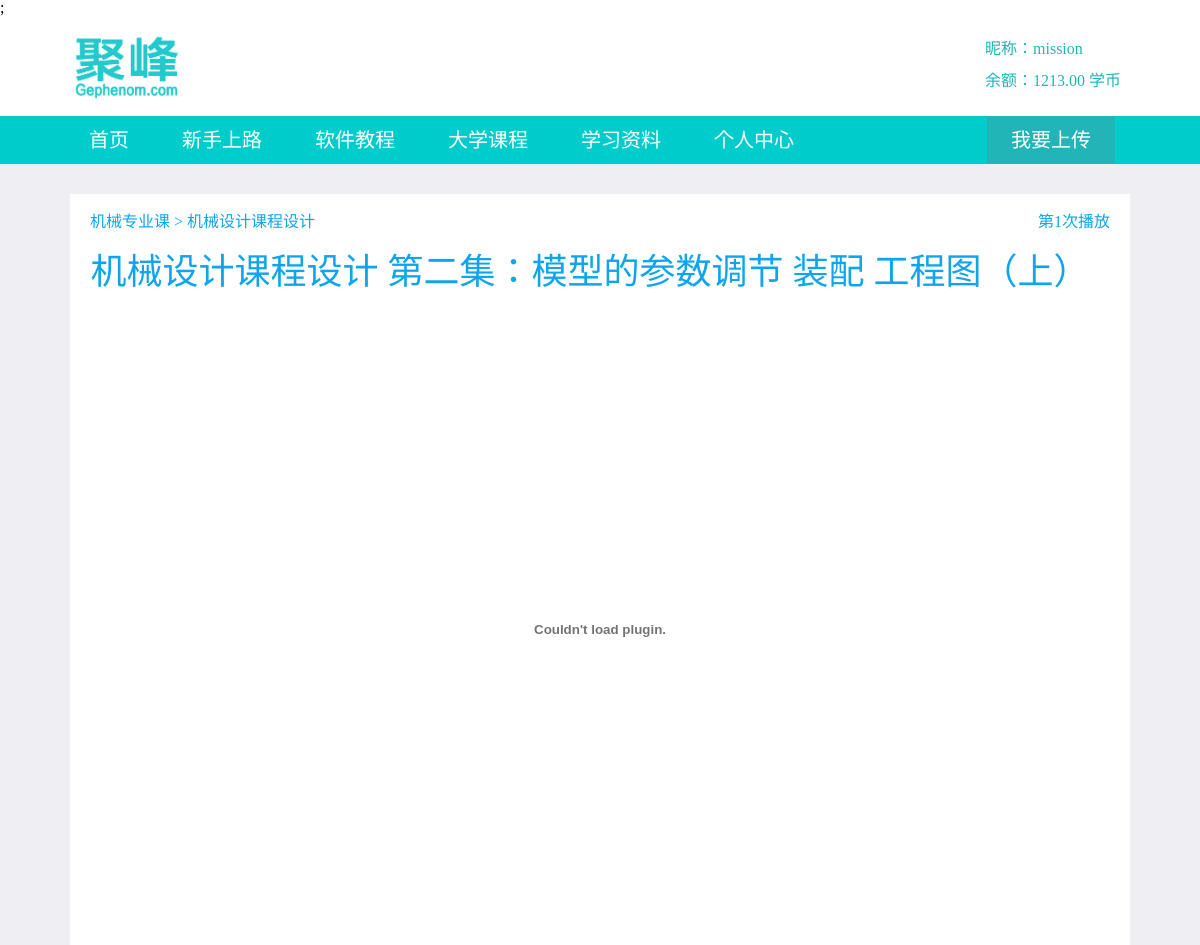
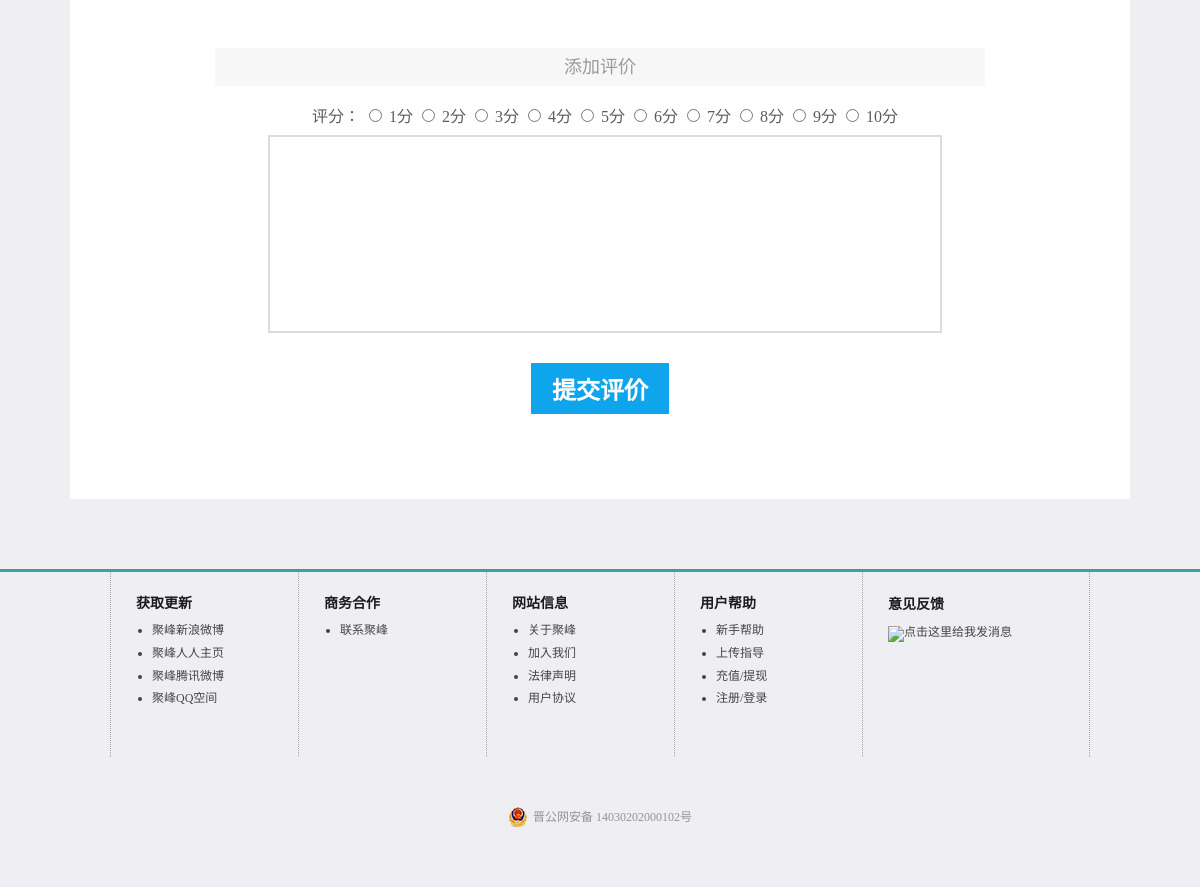
The app's page /examination/display.php?id=10 (signed in) with its own data (2 pictures, top to bottom).
### tables this page shows
CREATE TABLE IF NOT EXISTS `examination_category0` (
  `id` int(11) unsigned NOT NULL AUTO_INCREMENT,
  `class0` varchar(15) NOT NULL,
  PRIMARY KEY (`id`)
);

CREATE TABLE IF NOT EXISTS `examination_category1` (
  `id` int(10) unsigned NOT NULL AUTO_INCREMENT,
  `class0_id` int(11) NOT NULL,
  `class1` varchar(30) NOT NULL,
  PRIMARY KEY (`id`)
);

CREATE TABLE IF NOT EXISTS `examination` (
  `id` int(10) unsigned NOT NULL AUTO_INCREMENT,
  `user_id` int(10) unsigned NOT NULL,
  `category` int(11) NOT NULL DEFAULT '0',
  `heading` varchar(50) NOT NULL,
  `video` varchar(70) NOT NULL,
  `youku_id` varchar(20) NOT NULL DEFAULT '0',
  `title_picture` int(11) unsigned NOT NULL DEFAULT '11',
  `school` varchar(64) NOT NULL,
  `subject` varchar(64) NOT NULL,
  `price` decimal(5,2) NOT NULL,
  `attachment` varchar(65) NOT NULL,
  `summary` varchar(630) NOT NULL,
  `series_id` int(11) NOT NULL,
  `date` timestamp NOT NULL DEFAULT CURRENT_TIMESTAMP,
  `pass` int(11) NOT NULL DEFAULT '0',
  `upload_picture1` varchar(70) NOT NULL DEFAULT '0',
  `upload_picture2` varchar(70) NOT NULL DEFAULT '0',
  `upload_picture3` varchar(70) NOT NULL DEFAULT '0',
  `upload_picture4` varchar(70) NOT NULL DEFAULT '0',
  `upload_picture5` varchar(70) NOT NULL DEFAULT '0',
  PRIMARY KEY (`id`)
);

### examination/display.php (the view, shortened to what this page needs)
<?php
require_once("../repeat_code/head.php");
?>
<?php
if(isset($_GET['id'])){$id=$_GET['id'];}else{exit;}
$query="SELECT * FROM examination WHERE id='$id' LIMIT 1";
$result=mysqli_query($dbc,$query) or die('出错');
$row=mysqli_fetch_array($result);
if($row['price']!=0)
{require_once("../repeat_code/member.php");
$query0="SELECT * FROM buy_examination WHERE examination_id='$id' AND user_id='$_SESSION[session_user_id]' AND times<'10' LIMIT 1";
$result0=mysqli_query($dbc,$query0) or die('出错');
$buyornot=mysqli_num_rows($result0);
$row0=mysqli_fetch_array($result0);
if($buyornot==0){if($_SESSION['session_money']<$row['price']){echo '<script type="text/javascript">alert("余额不足，请充值");window.location.href="/personal_index/personal_index.php";</script>';exit;}else{
      $query4="insert into buy_examination (user_id,examination_id) values ('$_SESSION[session_user_id]','$id')";
      $result4 = mysqli_query($dbc,$query4) or die('插入数据库错误');
	  $balance1=$_SESSION['session_money']-$row['price'];
	  $query6="SELECT * FROM user WHERE id='$row[user_id]' LIMIT 1";
      $result6=mysqli_query($dbc,$query6) or die('出错');
      $row6=mysqli_fetch_array($result6);
	  $balance2=$row6['money']+$row['price']/2;
	  $query5="UPDATE user SET money='$balance1' WHERE id='$_SESSION[session_user_id]' LIMIT 1";
      $result5=mysqli_query($dbc,$query5) or die('错误1');
	  $query7="UPDATE user SET money='$balance2' WHERE id='$row[user_id]' LIMIT 1";
      $result7=mysqli_query($dbc,$query7) or die('错误2');
	  $query_trade1="insert into trade (user_id,how_much,trade_no,balance,type) values ('$_SESSION[session_user_id]','$row[price]','$id','$balance1','6')";
      $result_trade1=mysqli_query($dbc,$query_trade1) or die('错误1');
	  $how_much=$row['price']/2;
	  $query_trade2="insert into trade (user_id,how_much,trade_no,balance,type,buyer) values ('$row[user_id]','$how_much','$id','$balance2','5','$_SESSION[session_user_id]')";
      $result_trade2=mysqli_query($dbc,$query_trade2) or die('错误2');
	  $money_daru=sprintf("%.2f", $row['price']/2);
	  $xinxi='购买成功，您获得了十次学习机会，每次学习的时间为两小时，上传者'.$row6['nickname'].'赚到了'.$money_daru.'学币。';
	  ?>
	  <script type="text/javascript">alert("<?php echo $xinxi?>");</script>;
  <?Php
$address="$row6[email]";
$body ="尊敬的“".$row6['nickname']."”您好，用户“".$_SESSION['session_nickname']."”刚刚购买了您上传的”".$row['heading']."“，聚峰网已将".$money_daru."学币划入您的账户中，您可以登录个人中心查看。";
$mail = new PHPMailer();
$mail->IsSMTP();
$mail->CharSet='utf-8';
$mail->Host = "smtp.163.com";
$mail->SMTPAuth = true;
$mail->Username = 'gephenom@163.com';
$mail->Password = "ZhangZhi220807";
$mail->From = "gephenom@163.com";
$mail->FromName = '聚峰网';
$mail->AddAddress("$address","$row6[nickname]");
$mail->Subject ="交易反馈";
$mail->Body ="$body";
$mail->AltBody = "附加信息，可以省略";
if(!$mail->Send())
{
echo $ok= "邮件发送失败";
}else{$ok= "邮件发送成功";}
  }
	}}
	  ?>
	  <?Php
$query1="SELECT * FROM buy_examination WHERE examination_id='$id' AND user_id='$_SESSION[session_user_id]' AND times<='10' LIMIT 1";
$result1=mysqli_query($dbc,$query1) or die('出错');
$row1=mysqli_fetch_array($result1);
$category_id=$row['category'];
$query2="SELECT * FROM examination_category1 WHERE id='$category_id' LIMIT 1";
$result2=mysqli_query($dbc,$query2) or die('出错');
$row2=mysqli_fetch_array($result2);
$query3="SELECT * FROM examination_category0 WHERE id='$row2[class0_id]' LIMIT 1";
$result3=mysqli_query($dbc,$query3) or die('出错');
$row3=mysqli_fetch_array($result3);
?>
<link type="text/css" rel="stylesheet" href="display.css"/>
</head>
<?php
if(!isset($_POST['submit'])&&empty($_COOKIE[$row['id'].$_SESSION['session_user_id'].'e'])){
$times=$row0['times']+1;
}
?>
<html>
<body>
<?php
require_once("../repeat_code/nav.php");
$url=$row['video'];
?>
<div id="frame">
  <div id="page">
        <div class="display_container">
            <div class="display_information">
             <h4 class="class"><?php echo $row3['class0'];?> > <?php echo $row2['class1']?></h4>
<?php if($row['price']==0){echo '';}?>
            <div id="title"><h1><?php echo $row['heading'];?></h1></div>
            </div>
            <?php
			if($row['price']!=0){
				?>
          <?php
			if(strtolower(substr(strrchr($url,"."),1))=='swf'){
				?>
                 <div id="display_container_show">
        <EMBED src="/examination/examinations/<?php echo $url;?>" allowfullscreen="true" quality=high bgcolor="#000000"  WIDTH=800 HEIGHT=628 TYPE="application/x-shockwave-flash" PLUGINSPAGE="http://www.macromedia.com/shockwave/download/index.cgi?P1_Prod_Version=ShockwaveFlash" flashvars="specialcode=www.gephenom.com"></EMBED>
                </div>
                <?php
			}
				}
?>
           <div class="display_comment">
<?php
if(empty($row1['grade'])&&$_SESSION['session_user_id']!=$row['user_id']&&$row['price']!=0){
	?>
               <div class="display_comment_tittle">
                   <p>添加评价</p>
               </div>
               <form action="<?php echo $_SERVER['php_self']?>" method="post">
               <div class="display_comment_container">
                    <div class="comment_score">
                        评分：
                        <input type="radio" name="pf" value="1" /> 1分
                        <input type="radio" name="pf" value="2" /> 2分
                        <input type="radio" name="pf" value="3" /> 3分
                        <input type="radio" name="pf" value="4" /> 4分
                        <input type="radio" name="pf" value="5" /> 5分
                        <input type="radio" name="pf" value="6" /> 6分
                        <input type="radio" name="pf" value="7" /> 7分
                        <input type="radio" name="pf" value="8" /> 8分
                        <input type="radio" name="pf" value="9" /> 9分
                        <input type="radio" name="pf" value="10" /> 10分
                    </div>
                    <textarea value="<?php echo $criticism?>" name="criticism" class="comment_area"></textarea>
                    <input name="submit" type="submit" class="comment_submit" value="提交评价">
               </div>
               </form>
<?php
}else{
	if($_SESSION['session_user_id']!=$row['user_id']&&$row['price']!=0){
	?>
               <div class="display_comment_tittle">
                   <p>已经评价</p>
               </div>
               <div class="display_comment_container">
                    <div class="comment_score">
                       您的评分为：<?php echo $row1['grade'];?>分
                    </div>
                    <div class="criticism">
   您的评价为：<br /><br />  <?php echo $row1['criticism'];?>
                    </div>
               </div>
		<?php
		}}
?>
           </div>
       </div>
  </div>
</div>
<?php
require_once("../repeat_code/footer.php");
?>
</body>
</html>

### examination/display.css (style rules this page uses)
#page { margin:0 auto; padding-top:10px; height:auto; padding-bottom:50px; background-color:#efeff3; }
.display_container { margin:20px auto; width:1060px; height:1200px; background-color:#fff; overflow:auto; padding-bottom:50px; }
#display_container_show { margin-top:25px; height:628px; width:900px; margin-left:130px; margin-bottom:0px; padding-bottom:0px; }
.display_information { padding:20px 20px 0 20px; }
.display_information h1 { color:#0ea5ed; font-size:36px; margin-top:10px; margin-bottom:10px; }
.display_information h4 { color:#0ea5ed; }
.display_comment { text-align:center; width:770px; height:300px; margin-left:145px; margin-top:50px; float:left; }
.display_comment_tittle { width:auto; font-size:18px; padding:10px; background-color:#f7f7f7; color:#9a9a9a; }
.comment_score { margin-top:20px; margin-left:10px; color:#5D5D5D; width:auto; }
.comment_area { width:650px; height:180px; border:none; padding:7px 10px; resize: none; margin-top:10px; margin-left:10px; font-size:16px; border:2px solid #dcdbdb; }
.comment_submit { padding:7px 20px; text-align:center; font-size:24px; font-weight:bold; background-color:#0ea5ed; color:#fff; margin-top:30px; margin-left:0px; border:1px solid #0ea5ed; }
#title { margin-top:40px; text-align:center; width:1000px; height:auto; }
.times { float:right; }
.class { float:left; }

### records on screen
examination_category0: class0 "机械专业课"
examination_category1: class1 "机械设计课程设计"
examination: heading "机械设计课程设计 第二集：模型的参数调节 装配 工程图（上）"

### other values on screen
$_SESSION['session_nickname'] "mission"
$_SESSION['session_money'] "1213.00"
$times "1"
